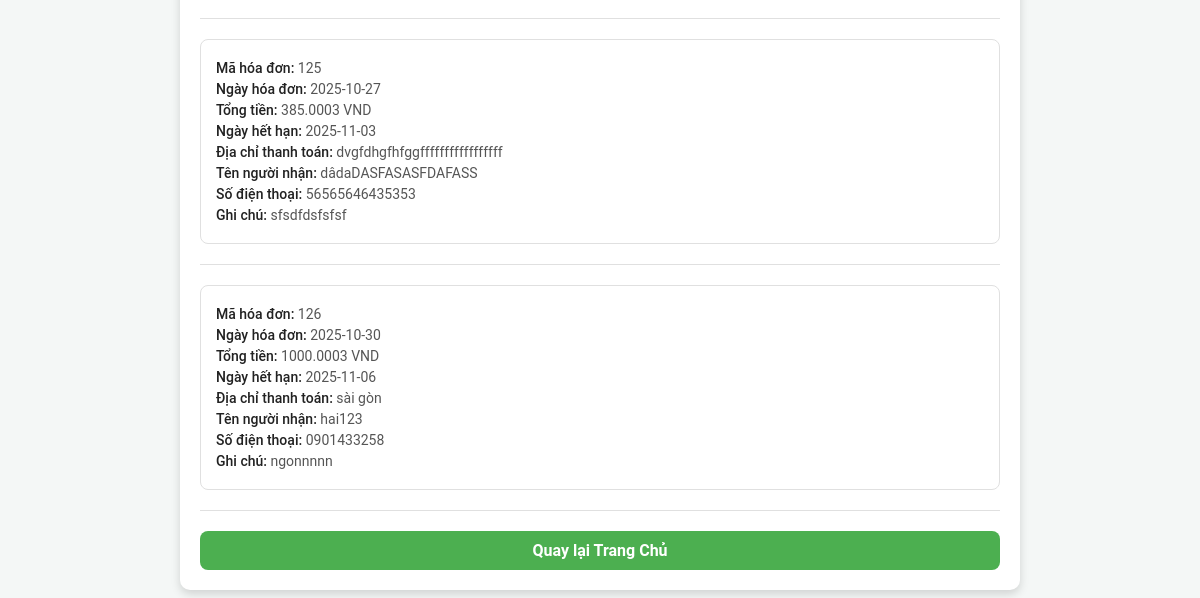
The page /views/Invoice/hoadon.php (signed in, lower part) on the database as committed earlier.
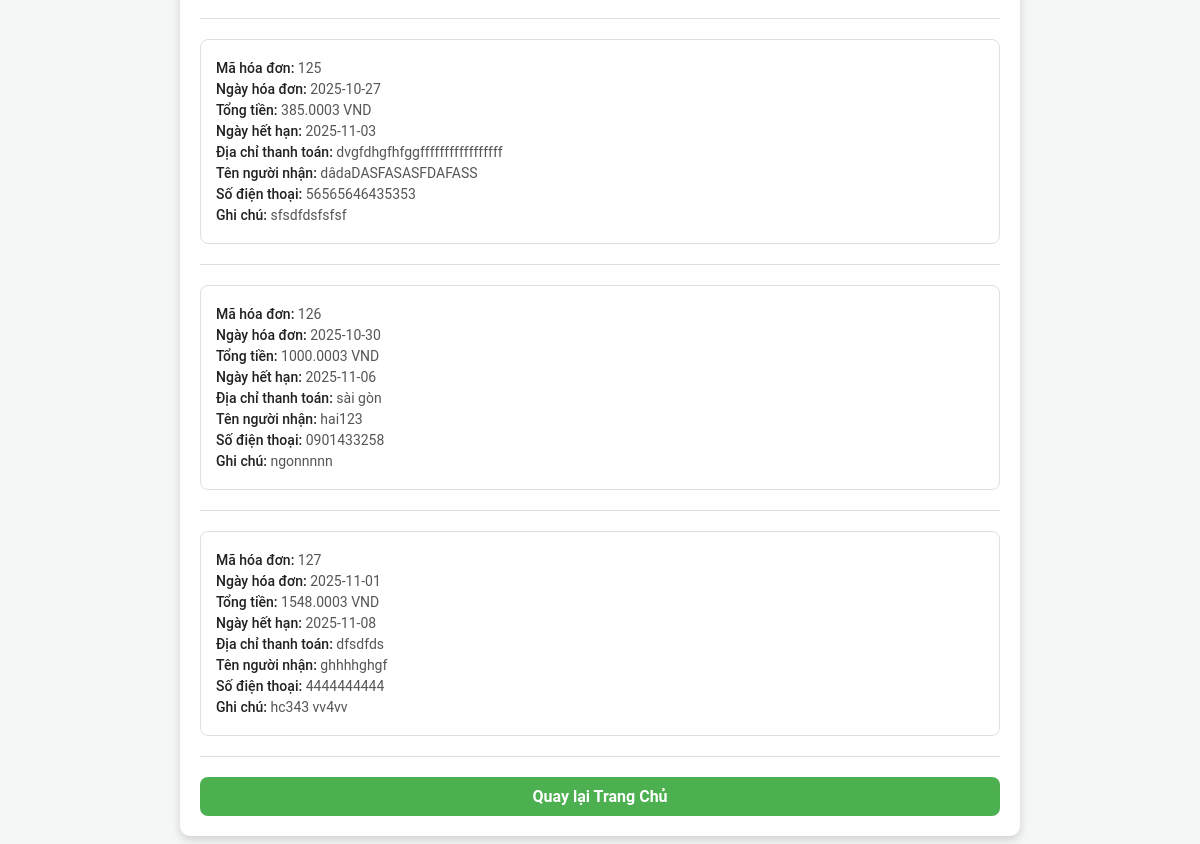
The same page on the database as committed later.
### tables this page shows
CREATE TABLE `invoice` (
  `invoice_id` int(11) NOT NULL,
  `invoice_date` date NOT NULL,
  `payment_status` varchar(25) NOT NULL,
  `total_amount` decimal(10,3) NOT NULL,
  `due_date` date NOT NULL,
  `billing_address` varchar(255) DEFAULT NULL,
  `user_id` int(11) NOT NULL,
  `recipient_name` varchar(255) NOT NULL,
  `phone` varchar(20) NOT NULL,
  `notes` text DEFAULT NULL
);

### views/Invoice/hoadon.php (the view, shortened to what this page needs)
<?php
require_once('../../model/config.php');
$user_id = $_SESSION['user_id'];
$stmt = $conn->prepare("SELECT * FROM Invoice WHERE user_id = ?");
$stmt->bind_param("i", $user_id);
$stmt->execute();
$result = $stmt->get_result();
$invoices = [];
while ($row = $result->fetch_assoc()) {
    $invoices[] = $row;
}
?>
<!DOCTYPE html>
<html lang="en">
<head>
</head>
<body>
<div class="invoice-container">
    <?php foreach ($invoices as $invoice): ?>
        <div class="invoice-details">
            <p><strong>Mã hóa đơn:</strong> <?php echo $invoice['invoice_id']; ?></p>
            <p><strong>Ngày hóa đơn:</strong> <?php echo $invoice['invoice_date']; ?></p>
            <p><strong>Tổng tiền:</strong> <?php echo $invoice['total_amount'], 3; ?> VND</p>
            <p><strong>Ngày hết hạn:</strong> <?php echo $invoice['due_date']; ?></p>
            <p><strong>Địa chỉ thanh toán:</strong> <?php echo $invoice['billing_address']; ?></p>
            <p><strong>Tên người nhận:</strong> <?php echo $invoice['recipient_name']; ?></p>
            <p><strong>Số điện thoại:</strong> <?php echo $invoice['phone']; ?></p>
            <p><strong>Ghi chú:</strong> <?php echo $invoice['notes']; ?></p>
        </div>
        <hr>
    <?php endforeach; ?>
    <a href="../../index.php" class="back-btn">Quay lại Trang Chủ</a>
</div>
</body>
</html>

Rows that differ between the two databases and show on the page:
added invoice: invoice_id "127", invoice_date "2025-11-01", total_amount "1548.000", due_date "2025-11-08", billing_address "dfsdfds", recipient_name "ghhhhghgf", phone "4444444444", notes "hc343 vv4vv"
